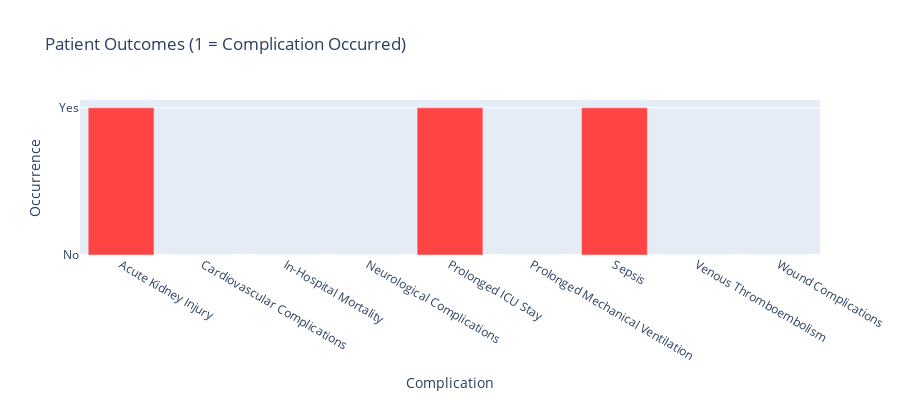

Here is the notebook cell this chart was saved with:
### Code cell
# Explore Outcomes
print("="*80)
print("PATIENT OUTCOMES")
print("="*80)

outcomes = patient_data['outcomes']

print("\nComplication occurrence:")
for comp_name, occurred in outcomes.items():
    comp_full_name = COMPLICATIONS[comp_name]['name']
    status = "✓ OCCURRED" if occurred == 1 else "○ Not occurred"
    print(f"  {status}: {comp_full_name}")

# Visualize
outcome_labels = [COMPLICATIONS[k]['name'] for k in sorted(outcomes.keys())]
outcome_values = [outcomes[k] for k in sorted(outcomes.keys())]
colors = ['#ff4444' if v == 1 else '#4caf50' for v in outcome_values]

fig = go.Figure(data=[
    go.Bar(x=outcome_labels, y=outcome_values, marker_color=colors)
])

fig.update_layout(
    title='Patient Outcomes (1 = Complication Occurred)',
    xaxis_title='Complication',
    yaxis_title='Occurrence',
    height=400,
    yaxis=dict(tickvals=[0, 1], ticktext=['No', 'Yes'])
)

fig.write_html('figures/outcomes_bar.html')
fig.show()

print("\n✅ Figure saved: figures/outcomes_bar.html")

### Figure 1 — Plotly figure (JSON) as saved in the notebook; plotly's stock layout.template omitted (floating-point values rounded to 4 significant figures)
{"data": [{"marker": {"color": ["#ff4444", "#4caf50", "#4caf50", "#4caf50", "#ff4444", "#4caf50", "#ff4444", "#4caf50", "#4caf50"]}, "type": "bar", "x": ["Acute Kidney Injury", "Cardiovascular Complications", "In-Hospital Mortality", "Neurological Complications", "Prolonged ICU Stay", "Prolonged Mechanical Ventilation", "Sepsis", "Venous Thromboembolism", "Wound Complications"], "y": [1, 0, 0, 0, 1, 0, 1, 0, 0]}], "layout": {"height": 400, "title": {"text": "Patient Outcomes (1 = Complication Occurred)"}, "xaxis": {"title": {"text": "Complication"}}, "yaxis": {"ticktext": ["No", "Yes"], "tickvals": [0, 1], "title": {"text": "Occurrence"}}}}
